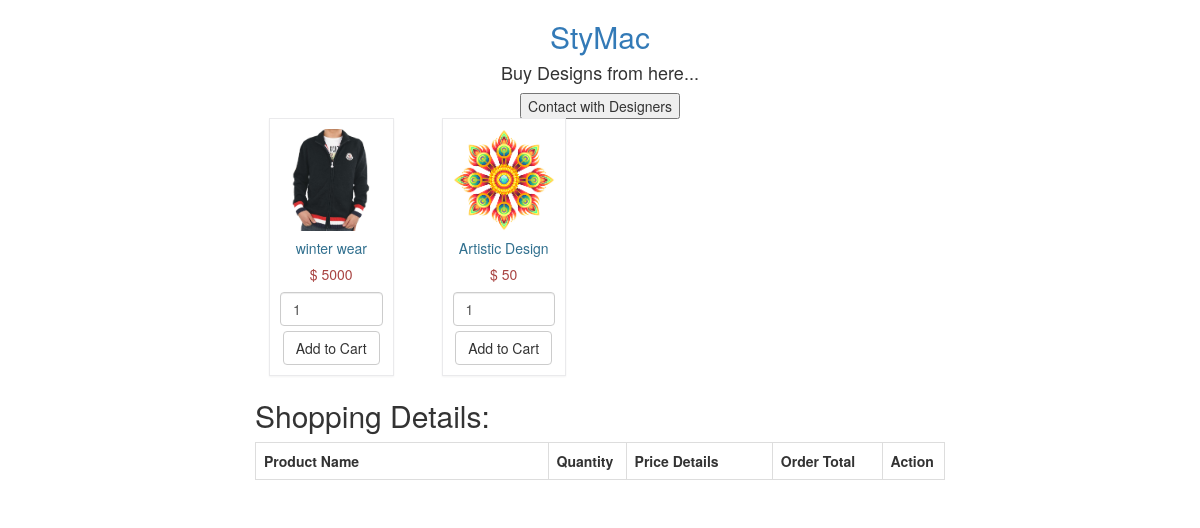
The app's page /designshow.php with its own data.
### tables this page shows
CREATE TABLE `designinfo` (
  `id` int(11) NOT NULL,
  `username` varchar(100) NOT NULL,
  `title` varchar(100) NOT NULL,
  `description` varchar(100) NOT NULL,
  `price` varchar(100) NOT NULL,
  `picsource_original` varchar(350) NOT NULL,
  `picsource_ai` varchar(350) NOT NULL
);

### designshow.php (the view, shortened to what this page needs)
<?php
$connect = mysqli_connect("localhost", "root", "", "stymac");
?>
<!doctype html>
<html>
<head>
<link rel="stylesheet" href="http://maxcdn.bootstrapcdn.com/bootstrap/3.3.7/css/bootstrap.min.css">
</head>
<body>
<div class="container" style="width:60%;">
	<h2 align="center"><a href="index.php">StyMac</a></h2>
    <h4 align="center">Buy Designs from here...</h4>
<form action="showdesigners.php" method="post">
    <center>
        <input type="submit" name="showdesigners" value="Contact with Designers">
    </center>
</form>
    <?php
	$query = "SELECT * FROM designinfo ORDER BY id ASC";
	$result = mysqli_query($connect, $query);
	if(mysqli_num_rows($result) > 0)
	{
		while($row = mysqli_fetch_array($result))
		{
			?>
            <div class="col-md-3">
            <form method="post" action="designshop.php?action=add&id=<?php echo $row["id"]; ?>">
            <div style="border: 1px solid #eaeaec; margin: -1px 19px 3px -1px; box-shadow: 0 1px 2px rgba(0,0,0,0.05); padding:10px;" align="center">
            <img src="<?php echo $row["picsource_original"]; ?>" class="img-responsive">
            <h5 class="text-info"><?php echo $row["title"]; ?></h5>
            <h5 class="text-danger">$ <?php echo $row["price"]; ?></h5>
            <input type="text" name="quantity" class="form-control" value="1">
            <input type="submit" name="add" style="margin-top:5px;" class="btn btn-default" value="Add to Cart">
            </div>
            </form>
            </div>
            <?php
		}
	}
	?>
    <h2>Shopping Details:</h2>
    <div class="table-responsive">
    <table class="table table-bordered">
    <tr>
    <th width="40%">Product Name</th>
    <th width="10%">Quantity</th>
    <th width="20%">Price Details</th>
    <th width="15%">Order Total</th>
    <th width="5%">Action</th>
    </tr>
    </table>
    </div>
    </div>
 </body>
</html>

### records on screen
designinfo: shows a picture, title "winter wear", price "5000"
designinfo: shows a picture, title "Artistic Design", price "50"
